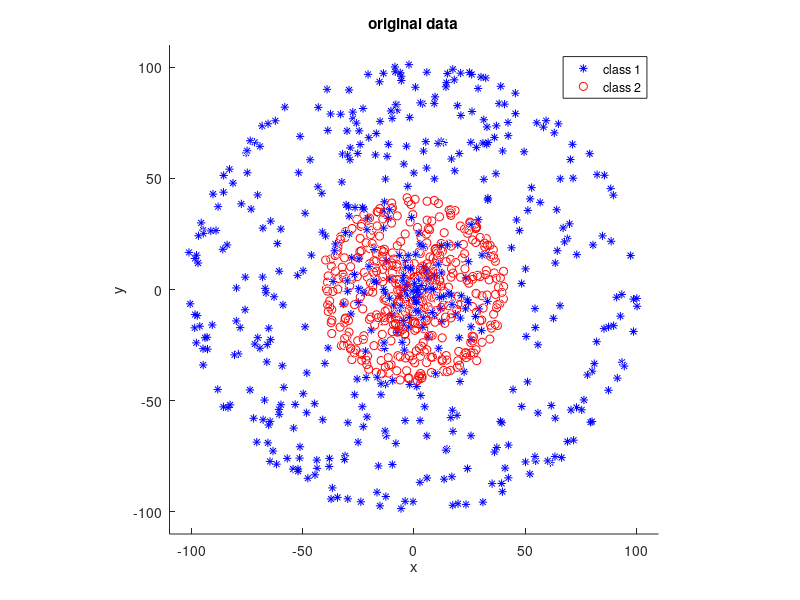

Write MATLAB code to recreate this figure. (Note: this script raises an error after producing the figure.)

%% Initialization
clear ; close all; clc

load ('SyntheticData.mat')
K = 2;
%% original data
figure;
hold on;
plot3(data(1:2:end,1),data(1:2:end,2),data(1:2:end,3),'b*');
plot3(data(2:2:end,1),data(2:2:end,2),data(2:2:end,3),'ro');
legend('class 1','class 2');
axis equal;
xlabel('x');
ylabel('y');
zlabel('z');
axis([-110 110 -110 110 -110 110]);
title('original data');
drawnow;
hold off;

% ================ PCA ==========================
[X_norm, mu, sigma] = featureNormalize(data);
[U, S] = pca(X_norm);
Y1 = projectData(X_norm, U, K);

%% standard PCA
figure;hold on;
plot(Y1(1:2:end,1),Y1(1:2:end,2),'b*');
plot(Y1(2:2:end,1),Y1(2:2:end,2),'ro');
legend('class 1','class 2');
title('standard PCA');
drawnow;

% ================ KPCA ==========================
para = 5;
[U, S, Km] = kpca(data, 'poly', para);
Y2 = projectData(Km, U, K);

%% Polynomial KPCA
figure;
hold on;
plot(Y2(1:2:end,1),Y2(1:2:end,2),'b*');
plot(Y2(2:2:end,1),Y2(2:2:end,2),'ro');
legend('class 1','class 2');
title('Polynomial kernel PCA');
drawnow;
hold off


DIST = distanceMatrix(data);
DIST(DIST==0) = inf;
DIST = min(DIST);
para = 5 * mean(DIST);
[U, S, Km] = kpca(data, 'gaussian', para);
Y3 = projectData(Km, U, K);

%% Gaussian KPCA
figure;
hold on;
plot(Y3(1:2:end,1),Y3(1:2:end,2),'b*');
plot(Y3(2:2:end,1),Y3(2:2:end,2),'ro');
legend('class 1','class 2');
title('Gaussian kernel PCA');
drawnow;
hold off


